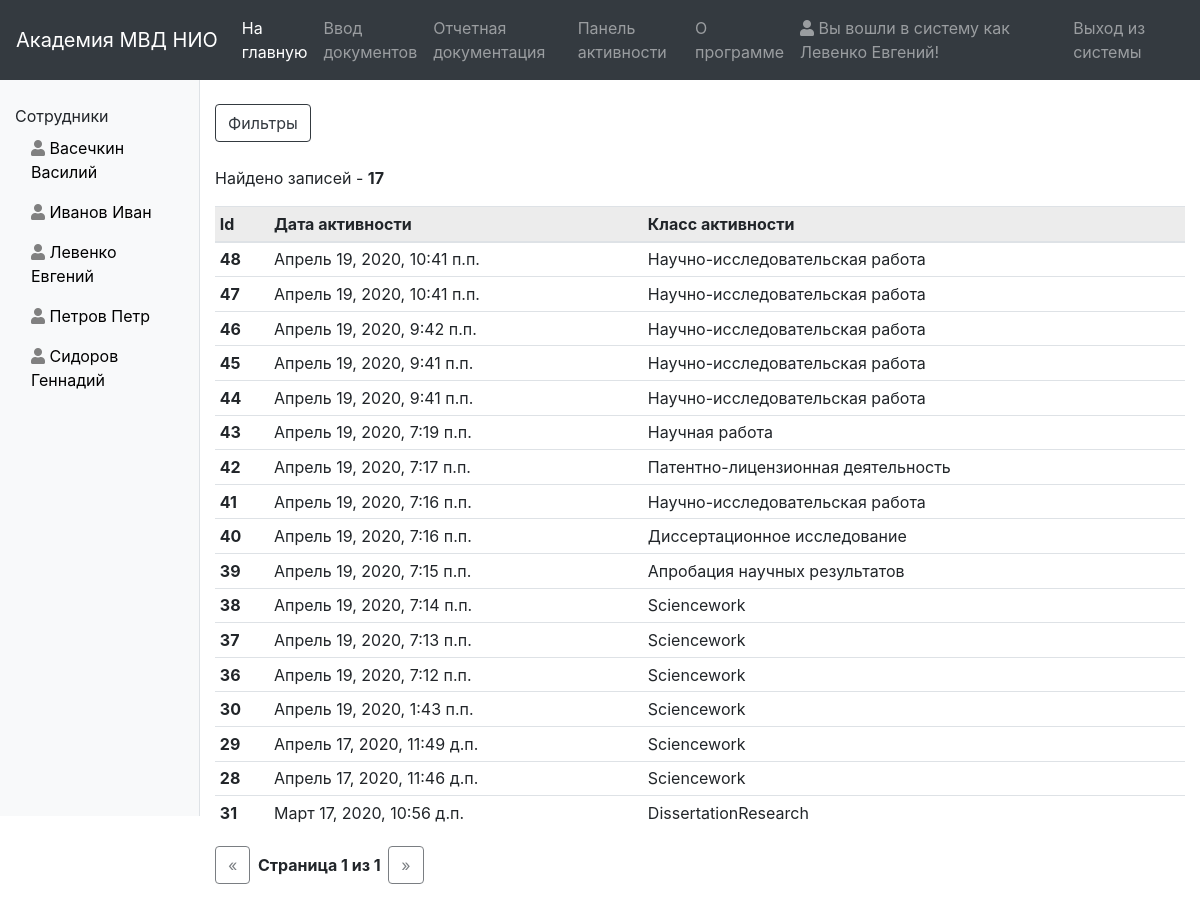
Page /dashboard/1/activity/ (signed in) on the committed database.
### dashboard/models.py (models this page shows, shortened)
class DashBoard(models.Model):
    user = models.ForeignKey(User, on_delete=models.CASCADE, null=True, verbose_name="Пользователь")
    activity_date = models.DateTimeField(null=True, verbose_name="Дата активности")
    activity_class = models.CharField(max_length=100, null=True, verbose_name="Класс")
    class Meta:
        ordering = ('-activity_date',)
        verbose_name = 'Активность'
        verbose_name_plural = 'Активности'

### dashboard/views.py (the view)
# urls.py: path('<user_id>/activity/', permission_required('anr.add_dashboard')(views.dashboard_item), name='item'),
def dashboard_item(request, user_id):
    user = get_object_or_404(User, pk=user_id)
    f = DashBoardItemFilter(request.GET, queryset=DashBoard.objects.filter(user_id=user.id))
    paginator = Paginator(f.qs, 50)
    page = request.GET.get('page')
    works = paginator.get_page(page)
    return render(request, 'dashboard/dashboard_item.html', {'list': works,
                                                             'filter': f,
                                                             'user_id': user_id,
                                                             'user_list': User.objects.all().order_by('last_name')
                                                             })

### context_processors/side_panel_context.py (called while the page is built)
def counts(request):
    return {'author_count': Author.objects.all().count(),
            'sciencework_count': Sciencework.objects.all().count(),
            'nir_count': NIR.objects.all().count(),
            'pld_count': PLD.objects.all().count(),
            'dissertation_count': DissertationResearch.objects.all().count(),
            'anr_count': ANR.objects.all().count(),
            }

### dashboard/templates/dashboard/dashboard_item.html (shortened to what this page needs)
{% extends "base_list.html" %}
{% load url_replace %}
{% load static %}
{% block side_panel %}
    {% include "index/common/navs/side_panel_dashboard.html" %}
{% endblock %}
{% block list %}
    <table class="table table-sm">
        <thead class="table-active">
        <tr>
            <th>Id</th>
            <th>Дата активности</th>
            <th>Класс активности</th>
        </tr>
        </thead>
        <tbody>
        {% for dashboard in list %}
            <tr>
                <th>{{ dashboard.id }}</th>
                <td>{{ dashboard.activity_date }}</td>
                <td>{{ dashboard.activity_class }}</td>
            </tr>
        {% endfor %}
        </tbody>
    </table>
{% endblock %}

### index/templates/index/common/navs/nav.html (shortened to what this page needs)
<nav class="navbar navbar-expand-lg navbar-dark bg-dark">
    <a class="navbar-brand" href="">Академия МВД НИО</a>
    <div class="collapse navbar-collapse" id="navbarSupportedContent">
        <ul class="navbar-nav mr-auto">
            {% if user.is_authenticated  %}
                {% if perms.dashboard %}
                    <li class="nav-item active">
                        <a class="nav-link" href="{% url 'index:index' %}">На главную<span class="sr-only">(current)</span></a>
                    </li>
                    <li class="nav-item">
                        <a class="nav-link" href="{% url 'authors:list' %}">Ввод документов</a>
                    </li>
                    <li class="nav-item">
                        <a class="nav-link" href="{% url 'reporting:employee' %}">Отчетная документация</a>
                    </li>
                    <li class="nav-item">
                        <a class="nav-link" href="{% url 'dashboard:main' %}">Панель активности</a>
                    </li>
                    <li class="nav-item">
                        <a class="nav-link" href="{% url 'index:about' %}">О программе</a>
                    </li>
                {% endif %}
            {% endif %}
        </ul>
        <ul class="navbar-nav">
            {% if user.is_authenticated  %}
                <li class="nav-item">
                    <a class="nav-link"><i class="fas fa-user"></i> Вы вошли в систему как {{ user.last_name }} {{ user.first_name }}!</a>
                </li>
                <li class="nav-item">
                    <a class="nav-link" href="{% url 'logout' %}"> Выход из системы</a>
                </li>
            {% else %}
                <li class="nav-item">
                    <a class="nav-link" href="{% url 'login'  %}"><i class="fas fa-user"></i> Вход в систему</a>
                </li>
            {% endif %}
        </ul>
    </div>
</nav>

### index/templates/index/common/navs/side_panel_dashboard.html
<div class="col-sm-2 col-md-2 col-lg-2 col-xl-2 border-right" style="background-color: #f8f9fa; height: 92vh">
    <br>
    <div>Сотрудники</div>
    <ul id="navigate">
        {% for user in user_list %}
             <li><a class="nav-link" href="{% url 'dashboard:item' user.id %}" style="color: black;"><i class="fas fa-user"></i> {{ user.last_name }} {{ user.first_name }}</a></li>
        {% endfor %}
    </ul>
</div>

### index/static/index/css/style_main.css (style rules this page uses)
#navigate { padding: 0; margin-left: 0px; }
#navigate li { list-style-type: none; }
#navigate i { color: gray;!important; }

### rows in the picture
DashBoard: id "48", activity_date "Апрель 19, 2020, 10:41 п.п.", activity_class "Научно-исследовательская работа"
DashBoard: id "47", activity_date "Апрель 19, 2020, 10:41 п.п.", activity_class "Научно-исследовательская работа"
DashBoard: id "46", activity_date "Апрель 19, 2020, 9:42 п.п.", activity_class "Научно-исследовательская работа"
DashBoard: id "45", activity_date "Апрель 19, 2020, 9:41 п.п.", activity_class "Научно-исследовательская работа"
DashBoard: id "44", activity_date "Апрель 19, 2020, 9:41 п.п.", activity_class "Научно-исследовательская работа"
DashBoard: id "43", activity_date "Апрель 19, 2020, 7:19 п.п.", activity_class "Научная работа"
DashBoard: id "42", activity_date "Апрель 19, 2020, 7:17 п.п.", activity_class "Патентно-лицензионная деятельность"
DashBoard: id "41", activity_date "Апрель 19, 2020, 7:16 п.п.", activity_class "Научно-исследовательская работа"
DashBoard: id "40", activity_date "Апрель 19, 2020, 7:16 п.п.", activity_class "Диссертационное исследование"
DashBoard: id "39", activity_date "Апрель 19, 2020, 7:15 п.п.", activity_class "Апробация научных результатов"
DashBoard: id "38", activity_date "Апрель 19, 2020, 7:14 п.п.", activity_class "Sciencework"
DashBoard: id "37", activity_date "Апрель 19, 2020, 7:13 п.п.", activity_class "Sciencework"
DashBoard: id "36", activity_date "Апрель 19, 2020, 7:12 п.п.", activity_class "Sciencework"
DashBoard: id "30", activity_date "Апрель 19, 2020, 1:43 п.п.", activity_class "Sciencework"
DashBoard: id "29", activity_date "Апрель 17, 2020, 11:49 д.п.", activity_class "Sciencework"
DashBoard: id "28", activity_date "Апрель 17, 2020, 11:46 д.п.", activity_class "Sciencework"
DashBoard: id "31", activity_date "Март 17, 2020, 10:56 д.п.", activity_class "DissertationResearch"

### other values in the picture
{{ user.last_name }} "Левенко"
{{ user.first_name }} "Евгений"
{{ user.last_name }} "Васечкин"
{{ user.first_name }} "Василий"
{{ user.last_name }} "Иванов"
{{ user.first_name }} "Иван"
{{ user.last_name }} "Петров"
{{ user.first_name }} "Петр"
{{ user.last_name }} "Сидоров"
{{ user.first_name }} "Геннадий"
{{ filter.qs|length }} "17"
{{ list.number }} "1"
{{ list.paginator.num_pages }} "1"
